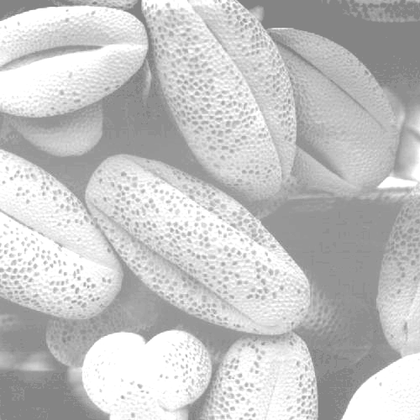
%> input picture DIP3/Fig1_1.tif, 420 x 420 px, shrunk from 500 x 500 before the run; the run also reads 1 picture not shown here
$ octave main.m   (GNU Octave 9; MATLAB toolbox functions it lacks are replaced by stand-ins)
%> lines starting %> are read from the running program, lines starting %| are printed output that depends on the picture
### DIP3/HistogramEqualize.m
%----------------------------------------------------------
% Function to read given image and implement histogram equalization
% Input : Img path string
% Effect : Show original & equalized img and plot intensity
%----------------------------------------------------------

function [] = HistogramEqualize(imgPath)

inputImg = imread(imgPath); %Input img
%> inputImg is the input picture: size 420x420 uint8; min 125, max 255, mean 196.3

[h,w] = size(inputImg);
%> h = 420; w = 420
input = zeros(1,256); %Input img intensity vector
for x = 1:h
    for y = 1:w
        input(inputImg(x, y) + 1) = input(inputImg(x, y) + 1) + 1;
    end
end
%> after the loop, input = 256 values, max 19307 at index 255, min 0 at index 1, mean 689.1

acc = zeros(1,256);
normalized = zeros(1,256);
total = h * w;
%> total = 176400

for m = 1:256
    if m == 1
        acc(m) = input(m) / total * 255;
    else
        acc(m) = acc(m-1) + input(m) / total * 255;
    end
    normalized(m) = round(acc(m));
end
%> after the loop, acc = 256 values from 0 to 255; normalized = 256 values from 0 to 255

outputImg = zeros(h,w); %Output img
for x = 1:h
    for y = 1:w
        outputImg(x, y) = normalized(inputImg(x,y) + 1);
    end
end
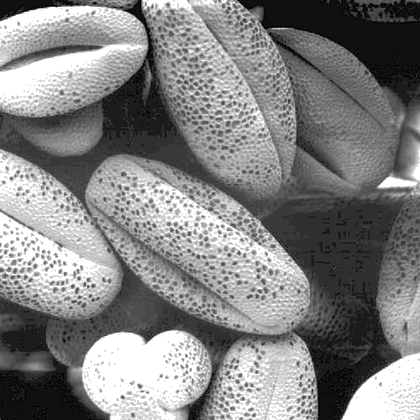
%> outputImg: size 420x420 double; min 0, max 255, mean 130.5

output = zeros(1,256); %Output img intensity vector
for x = 1:h
    for y = 1:w
        output(outputImg(x, y) + 1) = output(outputImg(x, y) + 1) + 1;
    end
end
%> after the loop, output = 256 values, max 19307 at index 256, min 0 at index 4, mean 689.1


f1 = figure;

subplot(1,4,1);
imshow(inputImg);

subplot(1,4,2);
bar(input);
title('Input');

subplot(1,4,3);
imshow(uint8(outputImg));

subplot(1,4,4);
bar(output);
title('Output');

set(f1, 'Position', [500,500,780,180]);

### DIP3/HistogramMatch.m
%----------------------------------------------------------
% Function to read given image and implement histogram match(specification)
% Input : Img path string
% Effect : Show original & specified img and plot intensity
%----------------------------------------------------------

function [] = HistogramMatch(refImgPath, targetImgPath)

refImg = imread(refImgPath); %Reference img
targetImg = imread(targetImgPath); %Target img

L = 256;

targetHistogram = Histogram(targetImg,L);

[matchedHistogram, matchedHistogramImage] = HistogramSpecification(refImg,targetImg,L);

f1 = figure;
subplot(1,6,1);
imshow(refImg);
title("Reference img");

subplot(1,6,2);
bar(0:1:L,targetHistogram)
title("Reference histogram");

subplot(1,6,3);
imshow(targetImg);
title("Target img");

subplot(1,6,4);
bar(0:1:L,targetHistogram)
title("Target histogram");

subplot(1,6,5);
imshow(matchedHistogramImage);
title("Matched img");

subplot(1,6,6);
bar(0:1:L,matchedHistogram)
title("Matched histogram");

set(f1, 'Position', [500,500,780,180]);


function [matchedHistogram, matchedHistogramImage] = HistogramSpecification(refImg,targetImg,L)
    refHistogram = Histogram(refImg,L);
    [x , y] =size(refImg);
    rPixelNum=x*y;
    rTransfer = EqTransferFunction(refHistogram,rPixelNum,L);

    tHistogram = Histogram(targetImg,L);
    [x , y] =size(targetImg);
    tPixelNum=x*y;
    tTransfer = EqTransferFunction(tHistogram,tPixelNum,L);

    g = inverseTransFunction(rTransfer,L);
    result = zeros(L,1);
    lastV = 0;
    for x = 1:L
        result(x) = g(tTransfer(x)+1);
    end
    for x = 1:L
        if result(x) == 0
            result(x) = lastV;
        else
            lastV = result(x);
        end
    end
    matchedHistogramImage = HistogramMapping(targetImg,result);
    matchedHistogram = Histogram(matchedHistogramImage,L);
end

function iTranFun = inverseTransFunction(transFun,L)
    iTranFun = zeros(L,1,'uint8');
    lastV = 0;
    for x = 1:L
        iTranFun(transFun(x)+1)=x;
    end
    for x = 1:L
        if iTranFun(x) == 0
            iTranFun(x) = lastV;
        else
            lastV = iTranFun(x);
        end
    end
end

function histogram=Histogram(image,L)
    histogram=zeros(L,1);%0 to 255
    for intensity=0:L
        intensity_count=sum(sum(image==intensity));
        histogram(intensity+1)=intensity_count;%array start 1
    end
end

function mapImage = HistogramMapping(originalImage,transFunction)
    [x , y] =size(originalImage);
    mapImage = zeros(x,y,'uint8');
    max_len = length(transFunction);
    for intensity=0:(max_len-1)
        temp = uint8(transFunction(intensity+1)*(originalImage==intensity));
        mapImage = mapImage+temp;
    end
end

function transFunction = EqTransferFunction(histogram,pixel_num,L)
    p = histogram/pixel_num;
    c = zeros(L,1);
    c(1) = p(1);
    for l = 2:L
        c(l) = p(l)+c(l-1);
    end
    transFunction=round(c*(L-1));
end

end

### DIP3/main.m
clc; clear; close all;

imgPaths = ["Fig1_1.tif",  "Fig1_2.tif", "Fig1_3.tif", "Fig1_4.tif"];
HistogramEqualize(imgPaths(1));
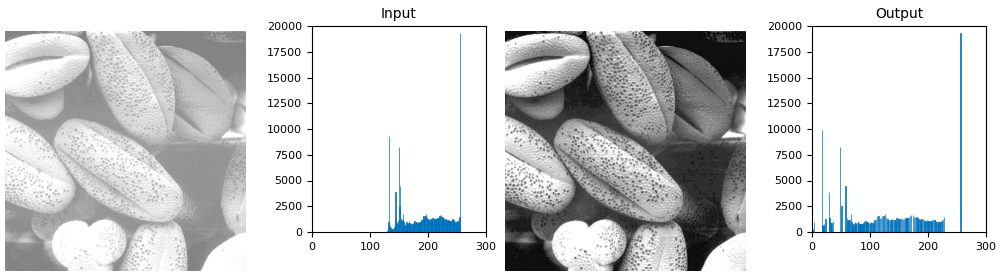
%> figure redrawn from the program's plot data, 4 panels

%%
clc; clear; close all;

refImgPath = "Fig0316(3)(third_from_top).tif";
targetImgPaths = ["Fig0316(1)(top_left).tif", "Fig0316(2)(2nd_from_top).tif"];
HistogramMatch(refImgPath, targetImgPaths(1));
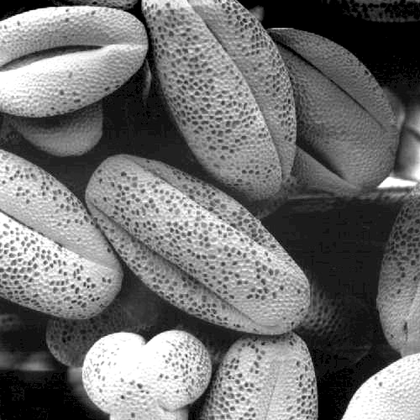
%> input picture DIP3/Fig0316(3)(third_from_top).tif, 420 x 420 px, shrunk from 500 x 500 before the run
%> in HistogramMatch, refImg is the input picture: size 420x420 uint8; min 0, max 255, mean 113.2
%> after the loop in Histogram, `for intensity=0:L`: histogram = 257 values, max 17020 at index 256, min 0 at index 1, mean 686.4
%> in HistogramMatch, `targetHistogram = Histogram(targetImg,L);`: targetHistogram has the same summary as histogram in Histogram
%> the loop in Histogram (call 2), `for intensity=0:L` made 257 passes
%> intensity_count on passes 1 to 3: 10370, 547, 339
%> in HistogramSpecification, `refHistogram = Histogram(refImg,L);`: refHistogram = 257 values, max 10370 at index 1, min 0 at index 257, mean 686.4
%> in EqTransferFunction, `p = histogram/pixel_num;`: p = 257 values, max 0.0588 at index 1, min 0 at index 257, mean 0.00389
%> after the loop in EqTransferFunction, `for l = 2:L`: c = 256 values from 0.0588 to 1
%> in EqTransferFunction, `transFunction=round(c*(L-1));`: transFunction = 256 values from 15 to 255
%> in HistogramSpecification, `tHistogram = Histogram(targetImg,L);`: tHistogram has the same summary as histogram in Histogram
%> in HistogramSpecification, `tTransfer = EqTransferFunction(tHistogram,tPixelNum,L);`: tTransfer = 256 values from 0 to 255
%> after the loop in inverseTransFunction, `for x = 1:L`: iTranFun = 256 values, max 255 at index 249, min 0 at index 1, mean 100.8
%> the loop in inverseTransFunction, `for x = 1:L` made 256 passes
%> lastV on passes 16, 17, 18, 19, 20, 21, 22, 23, 24, 28, 29, 30: 1, 3, 6, 10, 13, 15, 16, 17, 18, 19, 20, 21
%> after the loop in inverseTransFunction, `for x = 1:L`: iTranFun = 256 values from 0 to 255; lastV = 255
%> in HistogramSpecification, `g = inverseTransFunction(rTransfer,L);`: g = 256 values from 0 to 255
%> after the loop in HistogramSpecification, `for x = 1:L`: lastV = 255
%> in HistogramMapping, `max_len = length(transFunction);`: max_len = 256
%> in HistogramSpecification, `matchedHistogram = Histogram(matchedHistogramImage,L);`: matchedHistogram = 257 values, max 17020 at index 256, min 0 at index 2, mean 686.4
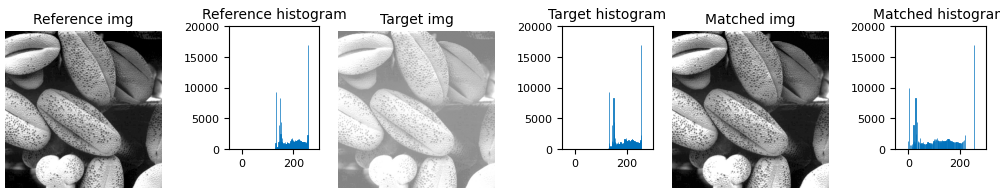
%> figure redrawn from the program's plot data, 6 panels
